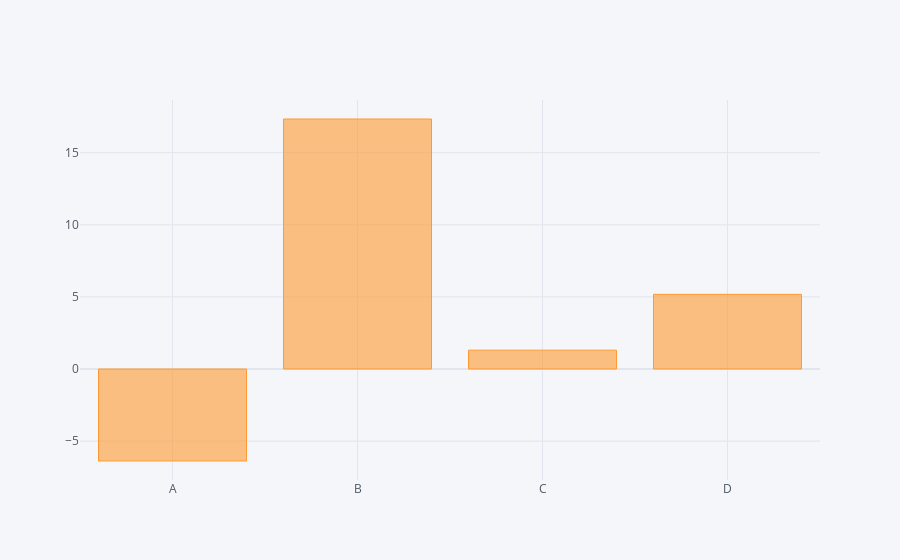

Notebook source saved alongside this figure:
### Code cell
# Using aggregate function with bar plot.
df1.sum().iplot(kind='bar')

### Figure 1 — Plotly figure (JSON) as saved in the notebook; plotly's stock layout.template omitted (floating-point values rounded to 4 significant figures)
{"data": [{"marker": {"color": "rgba(255, 153, 51, 0.6)", "line": {"color": "rgba(255, 153, 51, 1.0)", "width": 1}}, "name": "None", "orientation": "v", "text": "", "type": "bar", "x": ["A", "B", "C", "D"], "y": [-6.376, 17.33, 1.308, 5.177]}], "layout": {"autosize": true, "legend": {"bgcolor": "#F5F6F9", "font": {"color": "#4D5663"}}, "paper_bgcolor": "#F5F6F9", "plot_bgcolor": "#F5F6F9", "title": {"font": {"color": "#4D5663"}}, "xaxis": {"autorange": true, "gridcolor": "#E1E5ED", "range": [-0.5, 3.5], "showgrid": true, "tickfont": {"color": "#4D5663"}, "title": {"font": {"color": "#4D5663"}, "text": ""}, "type": "category", "zerolinecolor": "#E1E5ED"}, "yaxis": {"autorange": true, "gridcolor": "#E1E5ED", "range": [-7.693, 18.65], "showgrid": true, "tickfont": {"color": "#4D5663"}, "title": {"font": {"color": "#4D5663"}, "text": ""}, "type": "linear", "zerolinecolor": "#E1E5ED"}}}
